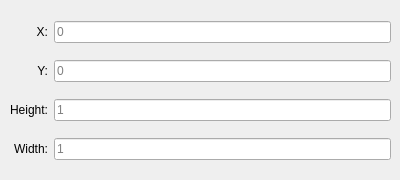
   <widget class="QWidget" name="Rectangle">
    <widget class="QWidget" name="gridLayoutWidget_5">
     <property name="geometry">
      <rect>
       <x>10</x>
       <y>10</y>
       <width>381</width>
       <height>161</height>
      </rect>
     </property>
     <layout class="QGridLayout" name="gridRectangle">
      <item row="4" column="1">
       <widget class="QLineEdit" name="Rectangle_width">
        <property name="toolTip">
         <string/>
        </property>
        <property name="statusTip">
         <string/>
        </property>
        <property name="whatsThis">
         <string/>
        </property>
        <property name="accessibleName">
         <string/>
        </property>
        <property name="alignment">
         <set>Qt::AlignLeading|Qt::AlignLeft|Qt::AlignVCenter</set>
        </property>
        <property name="readOnly">
         <bool>false</bool>
        </property>
        <property name="placeholderText">
         <string>1</string>
        </property>
       </widget>
      </item>
      <item row="3" column="1">
       <widget class="QLineEdit" name="Rectangle_height">
        <property name="toolTip">
         <string/>
        </property>
        <property name="statusTip">
         <string/>
        </property>
        <property name="whatsThis">
         <string/>
        </property>
        <property name="accessibleName">
         <string/>
        </property>
        <property name="alignment">
         <set>Qt::AlignLeading|Qt::AlignLeft|Qt::AlignVCenter</set>
        </property>
        <property name="readOnly">
         <bool>false</bool>
        </property>
        <property name="placeholderText">
         <string>1</string>
        </property>
       </widget>
      </item>
      <item row="0" column="1">
       <widget class="QLineEdit" name="Rectangle_x">
        <property name="toolTip">
         <string/>
        </property>
        <property name="statusTip">
         <string/>
        </property>
        <property name="whatsThis">
         <string/>
        </property>
        <property name="accessibleName">
         <string/>
        </property>
        <property name="alignment">
         <set>Qt::AlignLeading|Qt::AlignLeft|Qt::AlignVCenter</set>
        </property>
        <property name="readOnly">
         <bool>false</bool>
        </property>
        <property name="placeholderText">
         <string>0</string>
        </property>
       </widget>
      </item>
      <item row="1" column="1">
       <widget class="QLineEdit" name="Rectangle_y">
        <property name="toolTip">
         <string/>
        </property>
        <property name="statusTip">
         <string/>
        </property>
        <property name="whatsThis">
         <string/>
        </property>
        <property name="accessibleName">
         <string/>
        </property>
        <property name="alignment">
         <set>Qt::AlignLeading|Qt::AlignLeft|Qt::AlignVCenter</set>
        </property>
        <property name="readOnly">
         <bool>false</bool>
        </property>
        <property name="placeholderText">
         <string>0</string>
        </property>
       </widget>
      </item>
      <item row="0" column="0">
       <widget class="QLabel" name="label_42">
        <property name="text">
         <string>X:</string>
        </property>
        <property name="alignment">
         <set>Qt::AlignRight|Qt::AlignTrailing|Qt::AlignVCenter</set>
        </property>
       </widget>
      </item>
      <item row="1" column="0">
       <widget class="QLabel" name="label_43">
        <property name="text">
         <string>Y:</string>
        </property>
        <property name="alignment">
         <set>Qt::AlignRight|Qt::AlignTrailing|Qt::AlignVCenter</set>
        </property>
       </widget>
      </item>
      <item row="3" column="0">
       <widget class="QLabel" name="label_44">
        <property name="text">
         <string>Height:</string>
        </property>
        <property name="alignment">
         <set>Qt::AlignRight|Qt::AlignTrailing|Qt::AlignVCenter</set>
        </property>
       </widget>
      </item>
      <item row="4" column="0">
       <widget class="QLabel" name="label_45">
        <property name="text">
         <string>Width:</string>
        </property>
        <property name="alignment">
         <set>Qt::AlignRight|Qt::AlignTrailing|Qt::AlignVCenter</set>
        </property>
       </widget>
      </item>
     </layout>
    </widget>
   </widget>
